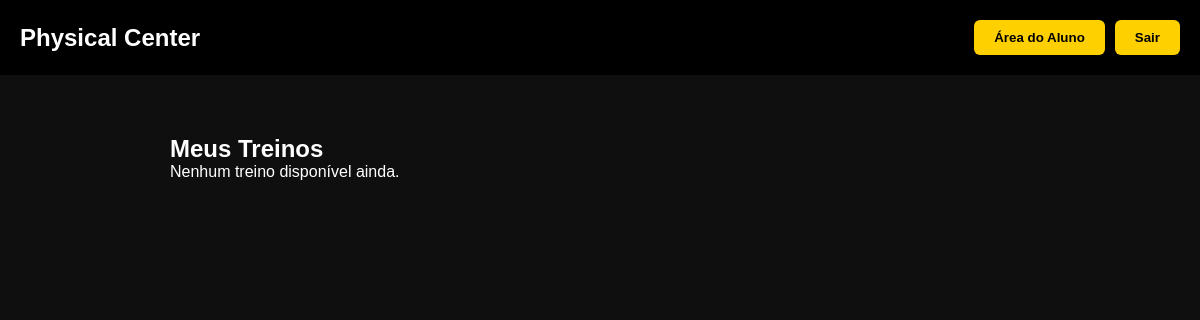
Page /treinos.php (signed in) on the earlier database version.
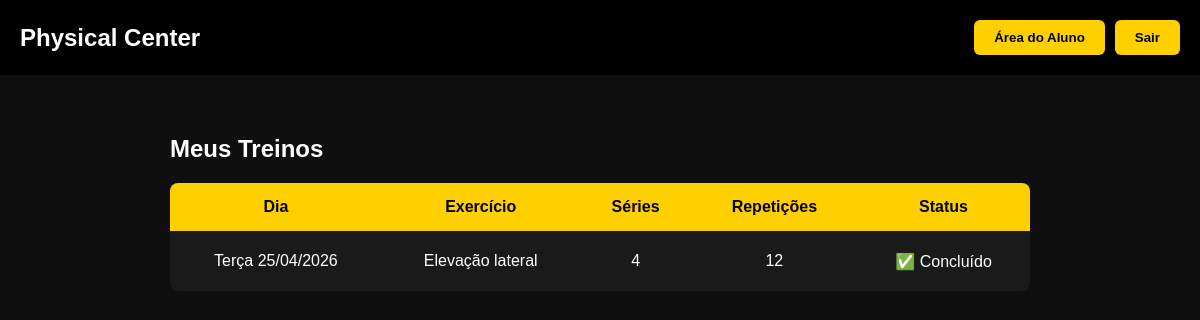
Same page on the later database version.
### tables this page shows
CREATE TABLE treinos (
            id INTEGER PRIMARY KEY AUTOINCREMENT,
            usuario_id INTEGER,
            dia TEXT,
            exercicio TEXT,
            series TEXT,
            repeticoes TEXT,
            status TEXT DEFAULT 'pendente',

            FOREIGN KEY (usuario_id) REFERENCES usuarios(id)
        );

### treinos.php (the view, shortened to what this page needs)
<?php
require "database.php";
$id = $_SESSION['usuario'];
$sql = $db->prepare("
    SELECT *
    FROM treinos
    WHERE usuario_id = ?
    ORDER BY id DESC
");
$sql->execute([$id]);
$treinos = $sql->fetchAll();
?>
<!DOCTYPE html>
<html lang="pt-BR">
<head>
    <link rel="stylesheet" href="style.css">
</head>
<body>
<header>
    <div class="header-container">
        <h1 class="logo">Physical Center</h1>
        <div class="header-buttons">
            <a href="area_aluno.php">
                <button type="button">Área do Aluno</button>
            </a>
            <a href="logout.php">
                <button type="button">Sair</button>
            </a>
        </div>
    </div>
</header>
<div class="treinos-container">
    <h2>Meus Treinos</h2>
    <?php if (count($treinos) === 0): ?>
        <p>Nenhum treino disponível ainda.</p>
    <?php else: ?>
    <table>
        <tr>
            <th>Dia</th>
            <th>Exercício</th>
            <th>Séries</th>
            <th>Repetições</th>
            <th>Status</th>
        </tr>
        <?php foreach ($treinos as $treino): ?>
            <tr>
                <td><?= htmlspecialchars($treino['dia']) ?></td>
                <td><?= htmlspecialchars($treino['exercicio']) ?></td>
                <td><?= htmlspecialchars($treino['series']) ?></td>
                <td><?= htmlspecialchars($treino['repeticoes']) ?></td>
                <td>
                    <?= $treino['status'] === 'concluido'
                        ? '✅ Concluído'
                        : '⏳ Pendente' ?>
                </td>
            </tr>
        <?php endforeach; ?>
    </table>
    <?php endif; ?>
</div>
</body>
</html>

Differences in the rows shown:
added treinos: dia "Terça 25/04/2026", exercicio "Elevação lateral", series "4", repeticoes "12", status "✅ Concluído"
Other differences:
text no longer shown: "Nenhum treino disponível ainda."
text now shown: "Dia Exercício Séries Repetições Status"
